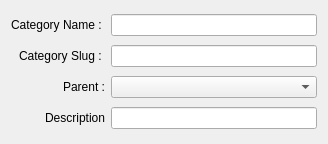
<ui version="4.0" >
 <class>AddCategoryBase</class>
 <widget class="QWidget" name="AddCategoryBase" >
  <property name="geometry" >
   <rect>
    <x>0</x>
    <y>0</y>
    <width>328</width>
    <height>144</height>
   </rect>
  </property>
  <layout class="QGridLayout" name="gridLayout" >
   <item row="0" column="0" >
    <widget class="QLabel" name="label" >
     <property name="text" >
      <string>Category Name : </string>
     </property>
     <property name="alignment" >
      <set>Qt::AlignRight|Qt::AlignTrailing|Qt::AlignVCenter</set>
     </property>
    </widget>
   </item>
   <item row="0" column="1" >
    <widget class="KLineEdit" name="txtCategory" />
   </item>
   <item row="1" column="0" >
    <widget class="QLabel" name="label_2" >
     <property name="text" >
      <string>Category Slug : </string>
     </property>
     <property name="alignment" >
      <set>Qt::AlignRight|Qt::AlignTrailing|Qt::AlignVCenter</set>
     </property>
    </widget>
   </item>
   <item row="1" column="1" >
    <widget class="KLineEdit" name="txtSLug" />
   </item>
   <item row="2" column="0" >
    <widget class="QLabel" name="label_4" >
     <property name="text" >
      <string>Parent :</string>
     </property>
     <property name="alignment" >
      <set>Qt::AlignRight|Qt::AlignTrailing|Qt::AlignVCenter</set>
     </property>
    </widget>
   </item>
   <item row="2" column="1" >
    <widget class="KComboBox" name="comboParent" />
   </item>
   <item row="3" column="0" >
    <widget class="QLabel" name="label_3" >
     <property name="text" >
      <string>Description</string>
     </property>
     <property name="alignment" >
      <set>Qt::AlignRight|Qt::AlignTrailing|Qt::AlignVCenter</set>
     </property>
    </widget>
   </item>
   <item row="3" column="1" >
    <widget class="KLineEdit" name="txtDescription" />
   </item>
  </layout>
 </widget>
 <customwidgets>
  <customwidget>
   <class>KComboBox</class>
   <extends>QComboBox</extends>
   <header>kcombobox.h</header>
  </customwidget>
  <customwidget>
   <class>KLineEdit</class>
   <extends>QLineEdit</extends>
   <header>klineedit.h</header>
  </customwidget>
 </customwidgets>
 <resources/>
 <connections/>
</ui>
